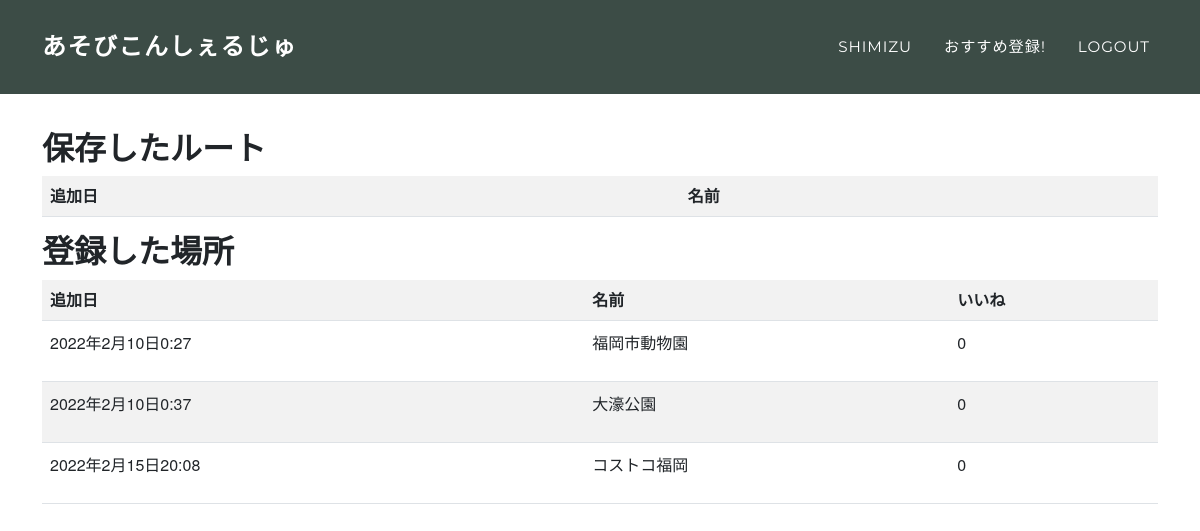
/user/1 (signed in), run on an earlier commit of the app's database.
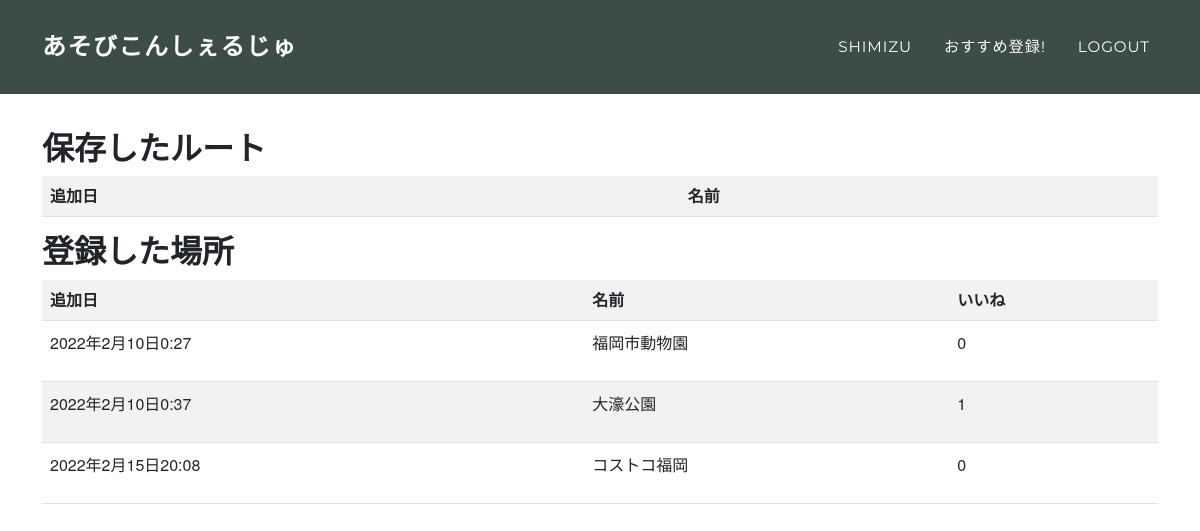
And on a later commit of the database.
### testRoot/models.py (models this page shows, shortened)
class TypeOfPlace(models.Model):
    TYPE_CHOICE = (
        ('eat','ご飯'),
        ('play','遊び'),
    )
    type = models.CharField(max_length=255, choices=TYPE_CHOICE)
    name = models.CharField(max_length=255)
    atmosphere = models.ForeignKey(Atmosphere, on_delete=models.PROTECT, null=True)
    address = models.CharField(max_length=255)
    created_at = models.DateTimeField(auto_now_add=True)
    updated_at = models.DateTimeField(auto_now_add=True)
    pref = models.ForeignKey(PrefeCode, on_delete=models.PROTECT, null=True)
    ido = models.FloatField(null=True)
    keido = models.FloatField(null=True)
    image = models.ImageField(upload_to='images/', null=True)
    author = models.ForeignKey(get_user_model(),on_delete=models.CASCADE, null=True)
    good = models.IntegerField(null=True, default=0)
    comment = models.CharField(max_length=500, null=True)

### testRoot/views.py (the view)
# urls.py: path('user/<int:id>', user, name='user'),
def user(request, id):
    if request.method == 'POST':
        form = KeepRootForm(request.POST)
        if form.is_valid():
            post = form.save(commit=False)
            post.save()
            return redirect('index')
    else:
        lists = KeepRoot.objects.filter(author=request.user)
        lists_place = TypeOfPlace.objects.filter(author=request.user)
        content = {
            'lists': lists,
            'lists_place': lists_place
        }
        return render(request, 'testRoot/user.html', content)

### testRoot/templates/testRoot/user.html (shortened to what this page needs)
{% extends 'layout.html' %}
{% block content %}
<div class="container" style="margin-top: 130px;">
    <h2>保存したルート</h2>
    <table class="table table-striped table-hover">
        <tr>
            <th>追加日</th><th>名前</th>
        </tr>
    </table>
    <h2>登録した場所</h2>
    <table class="table table-striped table-hover">
        <tr>
            <th>追加日</th><th>名前</th><th>いいね</th>
        </tr>
        {% for list in lists_place %}
            <tr>
                <td><p>{{list.created_at}}</p></td>
                <td><p>{{list.name}}</p></td>
                <td><p>{{list.good}}</p></td>
            </tr>
        {% endfor %}
    </table>
</div>
{% endblock %}

What changed in the data, as far as the page shows it:
changed TypeOfPlace "大濠公園": good "0" → "1"
